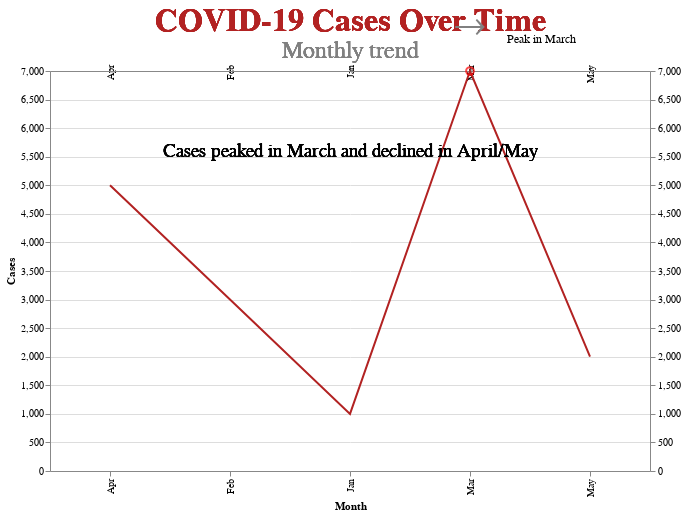

The notebook cell saved with this chart:
### Code cell
covid_df = pd.DataFrame({
    'Month': ['Jan', 'Feb', 'Mar', 'Apr', 'May'],
    'Cases': [1000, 3000, 7000, 5000, 2000]
})

# Create a narrative chart
covid_story = (pn.Story(covid_df)
                 .mark_line(color='firebrick')
                 .encode(x='Month:O', y='Cases:Q')
                 .add_title("COVID-19 Cases Over Time",
                            "Monthly trend",
                            title_color="#b22222")
                 .add_context("Cases peaked in March and declined in April/May", position='top')
                 .add_annotation('Mar', 7000, "Peak in March", arrow_color='gray', label_color='black')
                 .render())
covid_story

### Figure 1 — Vega-Lite specification as saved in the notebook (floating-point values rounded to 4 significant figures)
{"config": {"view": {"continuousWidth": 300, "continuousHeight": 300}}, "layer": [{"mark": {"type": "line", "color": "firebrick"}, "encoding": {"x": {"field": "Month", "type": "ordinal"}, "y": {"field": "Cases", "type": "quantitative"}}}, {"layer": [{"mark": {"type": "text", "align": "center", "color": "#b22222", "font": "Arial", "fontSize": 32, "fontWeight": "bold", "text": "COVID-19 Cases Over Time"}, "encoding": {"x": {"value": 300.0}, "y": {"value": -50}}}, {"mark": {"type": "text", "align": "center", "color": "gray", "font": "Arial", "fontSize": 24, "text": "Monthly trend"}, "encoding": {"x": {"value": 300.0}, "y": {"value": -20}}}]}, {"mark": {"type": "text", "align": "center", "angle": 0, "baseline": "middle", "color": "black", "font": "Arial", "fontSize": 19, "text": "Cases peaked in March and declined in April/May"}, "encoding": {"x": {"value": 300.0}, "y": {"value": 80}}}, {"layer": [{"mark": {"type": "point", "color": "red", "size": 60}, "encoding": {"x": {"field": "x", "title": "", "type": "ordinal"}, "y": {"field": "y", "title": "", "type": "quantitative"}}}, {"mark": {"type": "text", "color": "gray", "dx": 0, "dy": -45, "fontSize": 40, "text": "→"}, "encoding": {"x": {"field": "x", "title": "", "type": "ordinal"}, "y": {"field": "y", "title": "", "type": "quantitative"}}}, {"mark": {"type": "text", "align": "left", "baseline": "top", "color": "black", "dx": 37, "dy": -37, "fontSize": 12, "text": "Peak in March"}, "encoding": {"x": {"field": "x", "title": "", "type": "ordinal"}, "y": {"field": "y", "title": "", "type": "quantitative"}}}], "data": {"name": "data-873459a153895fb4486ffdef1b3232a3"}}], "data": {"name": "data-f6d7e72c96314c09b1306a439c2830bd"}, "height": 400, "resolve": {"axis": {"x": "independent", "y": "independent"}}, "width": 600, "$schema": "https://vega.github.io/schema/vega-lite/v5.20.1.json", "datasets": {"data-f6d7e72c96314c09b1306a439c2830bd": [{"Month": "Jan", "Cases": 1000}, {"Month": "Feb", "Cases": 3000}, {"Month": "Mar", "Cases": 7000}, {"Month": "Apr", "Cases": 5000}, {"Month": "May", "Cases": 2000}], "data-873459a153895fb4486ffdef1b3232a3": [{"x": "Mar", "y": 7000}]}}
